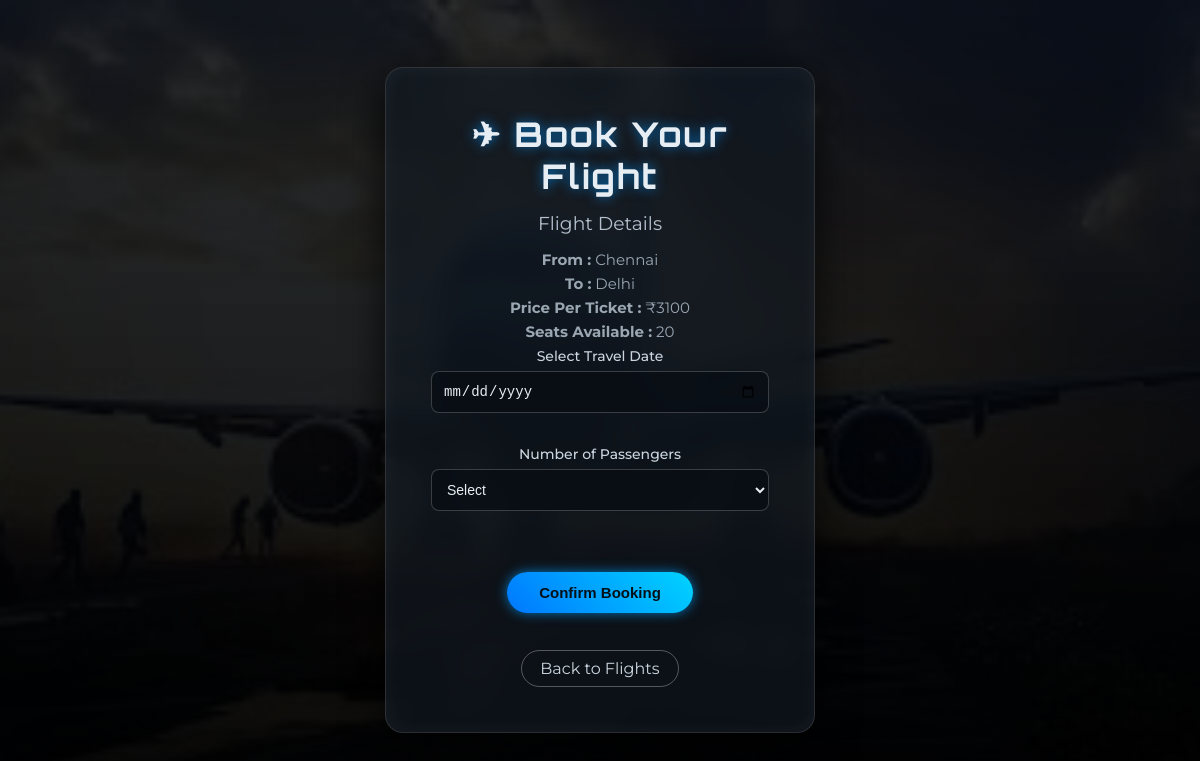
Page /book/1 (signed in) on the committed database.
### main1.py (models this page shows)
class Flight(db.Model):
    id = db.Column(db.Integer, primary_key=True)
    from_city = db.Column(db.String(50), nullable=False)
    to_city = db.Column(db.String(50), nullable=False)
    price = db.Column(db.Integer, nullable=False)
    seats_available = db.Column(db.Integer, nullable=False)

### main1.py (the view, shortened to what this page needs)
@app.route("/book/<int:flight_id>", methods=["GET", "POST"])
def book_flight(flight_id):
    if "username" not in session:
        return redirect(url_for("login"))
    flight = Flight.query.get_or_404(flight_id)
    today = datetime.date.today().strftime("%Y-%m-%d")
    return render_template("book.html", flight=flight, today=today, username=session["username"])

### templates/book.html (shortened to what this page needs)
<!DOCTYPE html>
<html>
<head>
    <link rel="stylesheet" href="{{ url_for('static', filename='book.css') }}">
</head>
<body>
    <div class="overlay">
        <div class="booking-card">
            <h1>✈ Book Your Flight</h1>
            <h3>Flight Details</h3>
            <p><b>From :</b> {{ flight.from_city }}</p>
            <p><b>To :</b> {{ flight.to_city }}</p>
            <p><b>Price Per Ticket :</b> ₹{{ flight.price }}</p>
            <p><b>Seats Available :</b> {{ flight.seats_available }}</p>
            <form method="POST">
                <label>Select Travel Date</label>
                <br>
                <input type="date" name="travel_date" min="{{ today }}" required>
                <br><br>
                <label>Number of Passengers</label>
                <br>
                <select id="passengers" onchange="generatePassengers()" required>
                    <option value="">Select</option>
                </select>
                <br><br>
                <button type="submit">Confirm Booking</button>
            </form>
            <br>
            <a href="{{ url_for('home') }}" class="back-btn">Back to Flights</a>
        </div>
    </div>
</body>
</html>

### static/book.css (style rules this page uses)
* { margin:0; padding:0; box-sizing:border-box; }
body { font-family: 'Montserrat', sans-serif; color:#e6edf3; min-height:100vh; display:flex; justify-content:center; align-items:center; flex-direction:column; text-align:center; background: url('images/book.jpg') no-repeat center center fixed; background-size: cover; position:relative; }
body::before { content:""; position:absolute; top:0; left:0; width:100%; height:100%; background:linear-gradient( 180deg, rgba(5,10,20,0.85), rgba(0,0,0,0.95) ); z-index:0; }
.booking-card { position:relative; z-index:2; width:430px; padding:45px; border-radius:18px; background:rgba(18,25,35,0.65); backdrop-filter:blur(12px); border:1px solid rgba(255,255,255,0.12); box-shadow: 0 10px 40px rgba(0,0,0,0.8), inset 0 0 20px rgba(255,255,255,0.05); transition:all .35s; }
h1 { font-family:'Orbitron',sans-serif; font-size:34px; letter-spacing:2px; margin-bottom:15px; color:#e6edf3; text-shadow: 0 0 12px rgba(0,150,255,0.7); }
h3 { font-weight:400; margin-bottom:15px; color:#b5c1ce; }
p { font-size:15px; margin:5px 0; color:#9aa7b3; }
label { font-size:14px; font-weight:500; color:#cbd5df; }
input,select { width:100%; padding:11px; margin-top:6px; margin-bottom:12px; border-radius:8px; border:1px solid rgba(255,255,255,0.2); font-size:14px; background:rgba(10,15,22,0.85); color:#e6edf3; outline:none; transition:.3s; }
button { margin-top:20px; padding:12px 32px; border-radius:30px; border:none; font-size:15px; font-weight:600; cursor:pointer; background:linear-gradient(45deg,#0077ff,#00d4ff); color:#031018; box-shadow: 0 0 12px rgba(0,160,255,0.7); transition:.3s; }
.back-btn { display:inline-block; margin-top:18px; padding:8px 18px; text-decoration:none; border-radius:20px; border:1px solid rgba(255,255,255,0.3); color:#cbd5df; transition:.3s; }

### rows in the picture
Flight: from_city "Chennai", to_city "Delhi", price "3100", seats_available "20"
